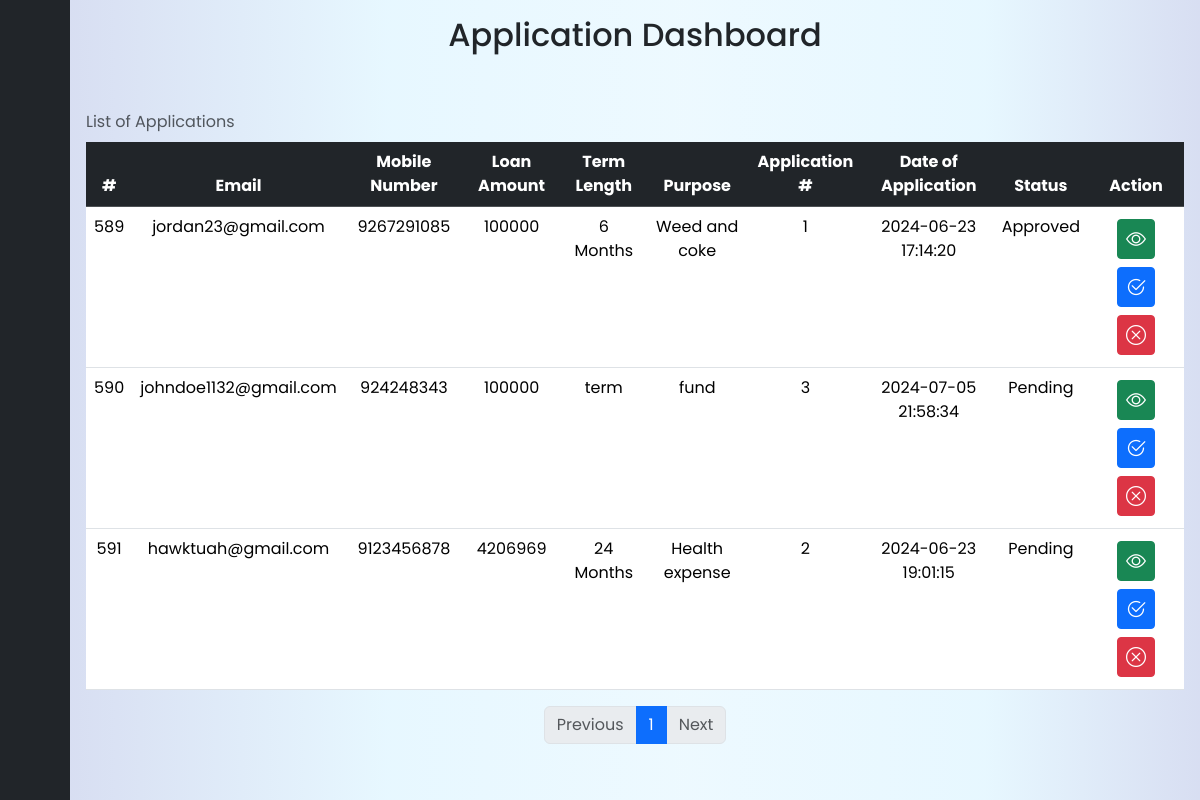
/admin/Director/index_director.php (signed in), run on the app's committed database.
### tables this page shows
CREATE TABLE `directordb` (
  `id` int(11) NOT NULL,
  `fname` varchar(100) NOT NULL,
  `lname` varchar(100) NOT NULL,
  `age` int(11) NOT NULL,
  `bmonth` tinyint(2) NOT NULL,
  `bday` tinyint(2) NOT NULL,
  `byear` int(4) NOT NULL,
  `phonenum` bigint(20) NOT NULL,
  `email` varchar(50) NOT NULL,
  `street1` varchar(100) NOT NULL,
  `street2` varchar(100) NOT NULL,
  `city` varchar(100) NOT NULL,
  `province` varchar(100) NOT NULL,
  `postal` int(8) NOT NULL,
  `country` varchar(255) NOT NULL,
  `loanAmount` int(7) NOT NULL,
  `term` varchar(255) NOT NULL,
  `fundPurpose` varchar(100) NOT NULL,
  `applyDate` datetime NOT NULL DEFAULT current_timestamp(),
  `applicationNumber` int(11) NOT NULL,
  `statusDr` varchar(50) NOT NULL DEFAULT 'Pending'
);

### admin/Director/index_director.php (the view, shortened to what this page needs)
<?php
    include("../action/connect.php");
    $rows_per_page = 10;
    $current_page = isset($_GET['page']) ? $_GET['page'] : 1;
    $start_from = ($current_page - 1) * $rows_per_page;
    $sql = "SELECT * FROM directordb LIMIT $start_from, $rows_per_page";
    $result = $data->query($sql);
    $sql_total = "SELECT COUNT(*) AS total FROM directordb";
    $result_total = $data->query($sql_total);
    $row_total = $result_total->fetch_assoc();
    $total_pages = ceil($row_total['total'] / $rows_per_page);
?>
<!DOCTYPE html>
<html lang="en">
<head>
    <link href="https://cdn.lineicons.com/4.0/lineicons.css" rel="stylesheet" />
    <link href="https://cdn.jsdelivr.net/npm/bootstrap@5.3.0-alpha3/dist/css/bootstrap.min.css" rel="stylesheet"
>
    <link href="https://cdn.lineicons.com/4.0/lineicons.css" rel="stylesheet">
    <link href="https://cdn.jsdelivr.net/npm/bootstrap@5.3.3/dist/css/bootstrap.min.css" rel="stylesheet">
    <link rel="stylesheet" href="https://cdn.jsdelivr.net/npm/bootstrap-icons@1.11.3/font/bootstrap-icons.min.css">
    <link rel="stylesheet" href="../../source/index.css?v=<?php echo time(); ?>">
</head>
<body style="">
    <div class="wrapper">
        <aside id="sidebar">
            <div class="d-flex">
                <button class="toggle-btn" type="button">
                </button>
            </div>
            <ul class="sidebar-nav">
                <li class="sidebar-item pstn">
                    <a class="sidebar-link">
                    </a>
                </li>
                <li class="sidebar-item">
                    <a href="index_director.php" class="sidebar-link">
                    </a>
                </li>
                <li class="sidebar-item">
                    <a href="#" class="sidebar-link">
                    </a>
                </li>
                <li class="sidebar-item">
                    <a href="#" class="sidebar-link">
                    </a>
                </li>
                <li class="sidebar-item">
                    <a href="#" class="sidebar-link">
                    </a>
                </li>
            </ul>
            <div class="sidebar-footer mb-3">
                <a href="../action/logout.php" class="sidebar-link">
                </a>
            </div>
        </aside>
        <div class="main p-3" >
            <div class="container1 table-responsive">
                <h2 class="titlewrap mb-5 text-center">Application Dashboard</h2>
                <table class="table table-stripped table-hover mt-3 text-center rounded border-2">
                    <caption class="caption-top">List of Applications</caption>
                    <thead class="table-dark">
                        <tr>
                            <th>#</th>
                            <th>Email</th>
                            <th>Mobile Number</th>
                            <th>Loan Amount</th>
                            <th>Term Length</th>
                            <th>Purpose</th>
                            <th>Application #</th>
                            <th>Date of Application</th>
                            <th>Status</th>
                            <th>Action</th>
                        </tr>
                    </thead>
                    <tbody>
                        <?php
                            while($row = $result->fetch_assoc())
                            {
                                echo "
                                <tr>
                                    <td>$row[id]</td>
                                    <td>$row[email]</td>
                                    <td>$row[phonenum]</td>
                                    <td>$row[loanAmount]</td>
                                    <td>$row[term]</td>
                                    <td>$row[fundPurpose]</td>
                                    <td>$row[applicationNumber]</td>
                                    <td>$row[applyDate]</td>
                                    <td id='status-{$row['applicationNumber']}'>$row[statusDr]</td>
                                    <td>
                                        <div class='d-grid gap-2 d-md-block'>
                                        <a class='btn btn-success btn-sm m-1 fs-5 align-baseline viewBtn' data-bs-toggle='modal' data-bs-target='#viewData' data-id='" . $row['id'] . "'><i class='bi bi-eye'></i></a>
                                        <a class='btn btn-primary btn-sm m-1 fs-5 align-baseline approveBtn' data-id='{$row['applicationNumber']}'><i class='bi bi-check2-circle'></i></a>
                                        <a class='btn btn-danger btn-sm m-1 fs-5 align-baseline' ><i class='bi bi-x-circle'></i></a>
                                        </div>
                                    </td>
                                </tr>
                                ";
                            }
                        ?>
                    </tbody>
                </table>
                <nav aria-label="Page navigation">
                    <ul class="pagination justify-content-center">
                        <?php
                            if ($current_page > 1) {
                                echo "<li class='page-item'><a class='page-link' href='index_director.php?page=".($current_page - 1)."'>Previous</a></li>";
                            } else {
                                echo "<li class='page-item disabled'><a class='page-link'>Previous</a></li>";
                            }
                            for ($i = 1; $i <= $total_pages; $i++) {
                                if ($i == $current_page) {
                                    echo "<li class='page-item active'><a class='page-link' href='index_director.php?page=".$i."'>$i</a></li>";
                                } else {
                                    echo "<li class='page-item'><a class='page-link' href='index_director.php?page=".$i."'>$i</a></li>";
                                }
                            }
                            if ($current_page < $total_pages) {
                                echo "<li class='page-item'><a class='page-link' href='index_director.php?page=".($current_page + 1)."'>Next</a></li>";
                            } else {
                                echo "<li class='page-item disabled'><a class='page-link'>Next</a></li>";
                            }
                        ?>
                    </ul>
                </nav>
            </div>
        </div>
    </div>
</body>
</html>

### source/index.css (style rules this page uses)
a { text-decoration: none; }
li { list-style: none; }
body { font-family: 'Poppins', sans-serif; }
.wrapper { display: flex; }
.main { min-height: 100vh; width: 100%; overflow: hidden; transition: all 0.35s ease-in-out; background: rgba(59, 92, 190, 0.5); background: linear-gradient(90deg, rgba(59, 92, 190, 0.2) 0%, rgba(134, 217, 255, 0.2) 28%, rgba(166, 226, 254, 0.2) 54%, rgba(134, 217, 255, 0.2) 81%, rgba(59, 91, 190, 0.2) 100%); }
#sidebar { width: 70px; min-width: 70px; z-index: 1000; transition: all .25s ease-in-out; background-color: #212529; display: flex; flex-direction: column; }
.toggle-btn { background-color: transparent; cursor: pointer; border: 0; padding: 1rem 1.5rem; }
.sidebar-nav { padding: 2rem 0; flex: 1 1 auto; }
a.sidebar-link { padding: .625rem 1.625rem; color: #FFF; display: block; font-size: 0.9rem; white-space: nowrap; border-left: 3px solid transparent; }
.sidebar-item { position: relative; }

### data on the page
directordb: id "589", email "jordan23@gmail.com", phonenum "9267291085", loanAmount "100000", term "6 Months", fundPurpose "Weed and coke", applicationNumber "1", applyDate "2024-06-23 17:14:20", statusDr "Approved"
directordb: id "590", email "johndoe1132@gmail.com", phonenum "924248343", loanAmount "100000", term "term", fundPurpose "fund", applicationNumber "3", applyDate "2024-07-05 21:58:34", statusDr "Pending"
directordb: id "591", email "hawktuah@gmail.com", phonenum "9123456878", loanAmount "4206969", term "24 Months", fundPurpose "Health expense", applicationNumber "2", applyDate "2024-06-23 19:01:15", statusDr "Pending"
